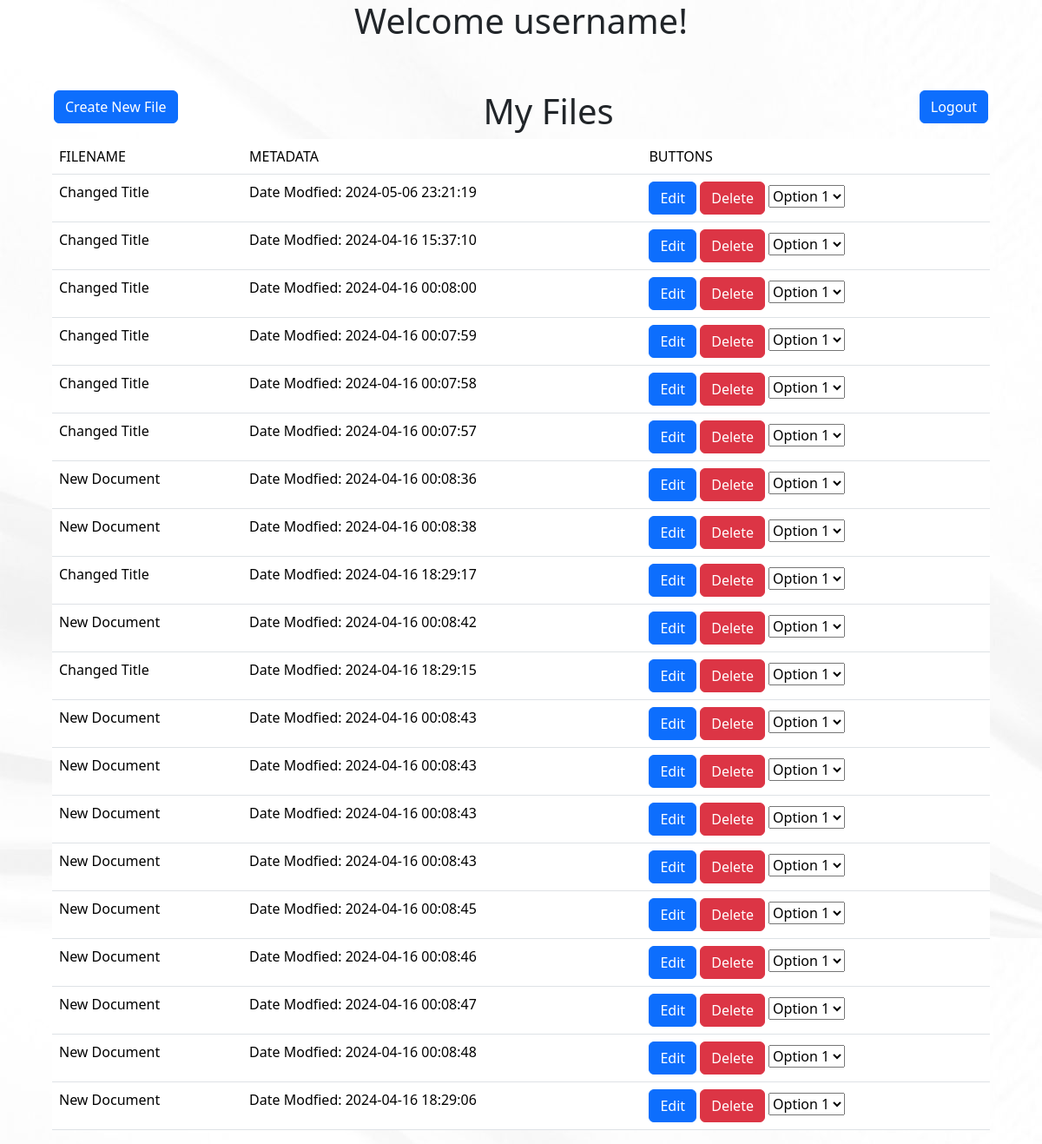
Page / (signed in) on the earlier database version.
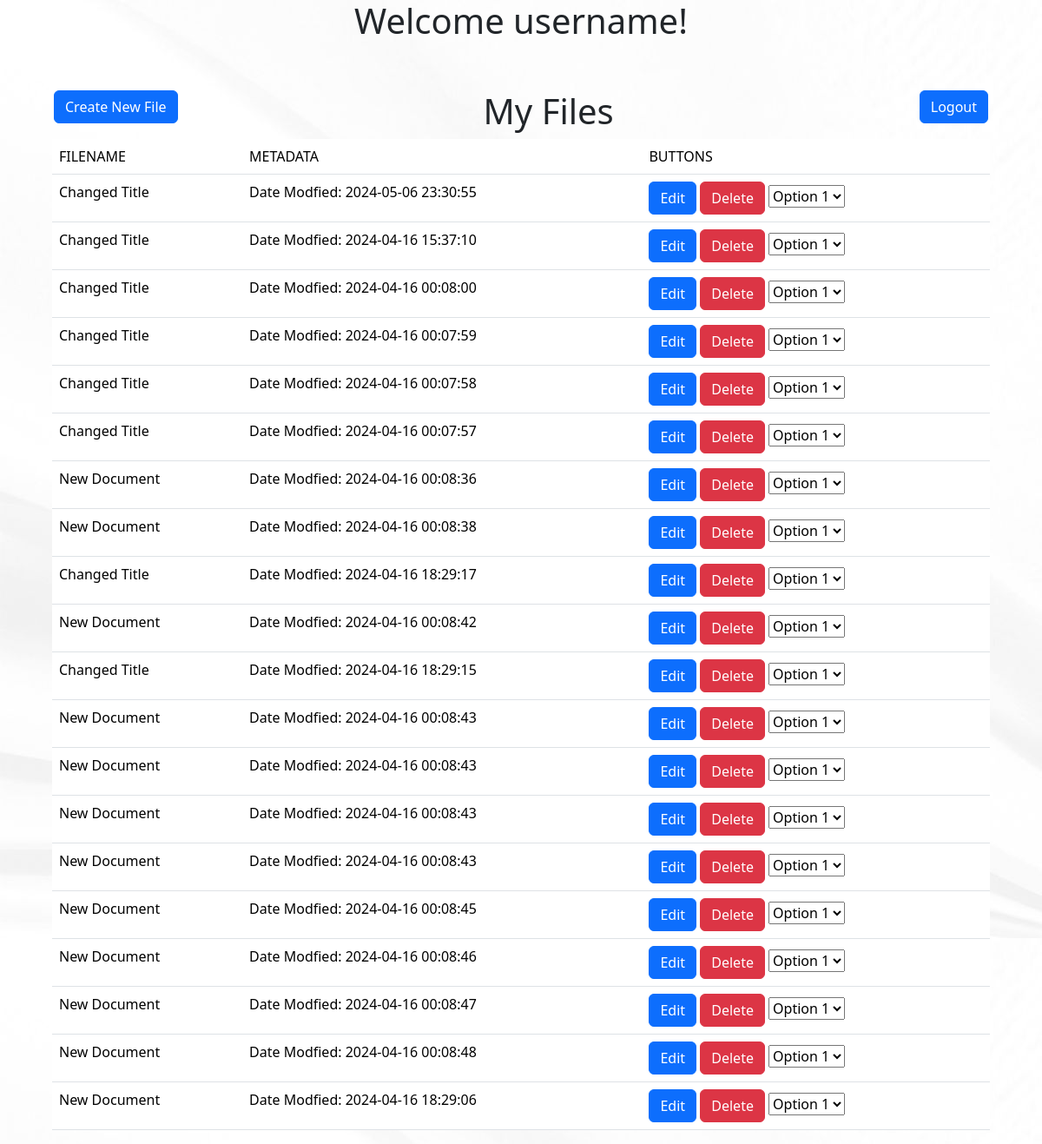
Same page on the later database version.
### NoteNinjabackend/models.py (models this page shows)
class Document(db.Model):
    id = db.Column(db.Integer, primary_key=True)
    data = db.Column(db.String(10000))
    date = db.Column(db.DateTime(timezone=True), default=func.now())
    name = db.Column(db.String(100))
    tag = db.Column(db.String(100))
    font = db.Column(db.String(100))
    font_size = db.Column(db.Integer)
    align = db.Column(db.String(100))
    user_id = db.Column(db.Integer, db.ForeignKey('user.id'))

### NoteNinjabackend/views.py (the view, shortened to what this page needs)
@views.route('/', methods=['GET', 'POST'])
@login_required
def home():
    data = request.form
    submitType = request.form.get("submitType")
    docID = request.form.get("docID")
    var = {"docID":docID}
    if request.method == "GET":
        return render_template("home.html", query=db.session.get(User,current_user.id).documents, user=db.session.get(User,current_user.id))

### NoteNinjabackend/__init__.py (called while the page is built)
def create_app():
    app = Flask(__name__)
    app.config['SECRET_KEY'] = 'kjdnfvpiubfpiv'
    app.config['SQLALCHEMY_DATABASE_URI'] = f'sqlite:///{DB_NAME}'
    db.init_app(app)
    from .views import views
    from .auth import auth
    app.register_blueprint(views, url_prefix='/')
    app.register_blueprint(auth, url_prefix='/')
    from .models import User, Document
    with app.app_context():
        create_database()
    login_manager = LoginManager()
    login_manager.login_view = 'auth.go'
    login_manager.init_app(app)
    @login_manager.user_loader
    def load_user(id):
        return User.query.get(int(id))
    return app

### NoteNinjabackend/templates/home.html (shortened to what this page needs)
<!DOCTYPE html>
<html lang="en">
<head>
    <link href="https://cdn.jsdelivr.net/npm/bootstrap@5.3.3/dist/css/bootstrap.min.css" rel="stylesheet">
</head>
<body background="{{ url_for('static',filename='resources/background.jpg') }}" style="width: 90%; align-items: center; margin-left: 5%;">
    <div class="title">
        <h1 style="text-align: center;">Welcome {{user.username}}!</h1>
    </div>
    <br><br>
    <form method="POST">
        <button class="btn btn-primary" style="float:left; margin-left: 2px;" name="submitType" value="create">Create New File</button>
    </form>
    <a href="/logout"class="btn btn-primary" style="float:right; margin-right: 2px;">Logout</a>
    <table class="table">
        <h1 style="text-align: center;">My Files</h1>
        <thead>
            <tr>
                <td>
                    FILENAME
                </td>
                <td>
                    METADATA
                </td>
                <td>
                    BUTTONS
                </td>
            </tr>
        </thead>
        <tbody>
            {% for Document in query %}
            <tr>
                <td>
                    {{Document.name}}
                </td>
                <td>
                    Date Modfied:
                    {{Document.date}}
                </td>
                <td>
                    <form method="POST">
                        <button type="submit" class="btn btn-primary" name="submitType" value="edit">Edit</button>
                        <button type="submit" class="btn btn-danger" name="submitType" value="delete">Delete</button>
                    <select id="dropdown">
                        <option value="option1">Option 1</option>
                    </select>
                    </form>
                </td>
            </tr>
            {% endfor %}
        </tbody>
    </table>
</body>
</html>

Differences in the rows shown:
changed Document (number 1 of 20 on the later page): date "2024-05-06 23:21:19" → "2024-05-06 23:30:55"
